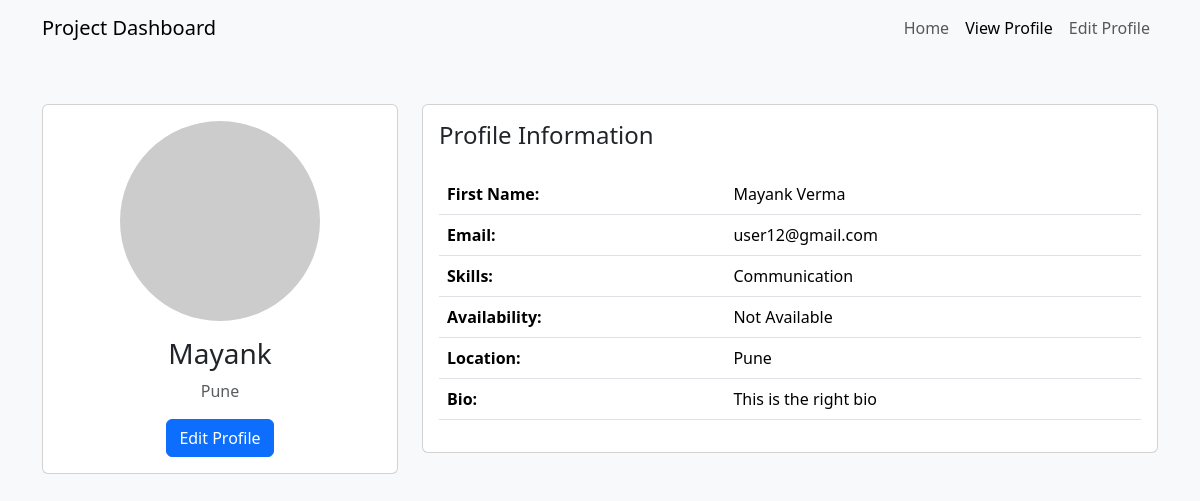
/my_profile/ (signed in), run on the app's committed database.
### account/models.py (models this page shows, shortened)
class UserProfile(models.Model):
    user = models.OneToOneField(User, on_delete=models.CASCADE)
    first_name = models.CharField(max_length=100)
    last_name = models.CharField(max_length=100)
    skills = models.CharField(max_length=300)
    availability = models.BooleanField(default=True)
    location = models.CharField(max_length=200)
    bio = models.TextField(blank=True, null=True)  # Additional field for biography

### account/views.py (the view)
# urls.py: path('my_profile/', Profile, name='Profile'),
@login_required
def Profile(request):
    try:
        user_profile = UserProfile.objects.get(user=request.user)
        print(request.user.email)
    except UserProfile.DoesNotExist:
        return render(request, 'profile_not_found.html')  # Or redirect to a suitable page
    context = {
        'user_profile': user_profile,
        'user_email': request.user.email
    }
    return render(request, 'profile_display.html', context)

### template/Profile_display.html (shortened to what this page needs)
<!DOCTYPE html>
<html lang="en">
<head>
    <link href="https://cdn.jsdelivr.net/npm/bootstrap@5.3.2/dist/css/bootstrap.min.css" rel="stylesheet">
</head>
<body class="bg-light">
    <nav class="navbar navbar-expand-lg navbar-light bg-light">
        <div class="container">
            <a class="navbar-brand" href="{% url 'dashboard' %}">Project Dashboard</a>
            <div class="collapse navbar-collapse" id="navbarNav">
                <ul class="navbar-nav ms-auto">
                    <li class="nav-item">
                        <a class="nav-link" href="{% url 'dashboard' %}">Home</a>
                    </li>
                    <li class="nav-item">
                        <a class="nav-link active" href="#">View Profile</a>
                    </li>
                    <li class="nav-item">
                        <a class="nav-link" href="{% url 'edit_profile' %}">Edit Profile</a>
                    </li>
                </ul>
            </div>
        </div>
    </nav>
    <div class="container mt-5">
        <div class="row">
            <div class="col-md-4 mb-4">
                <div class="card">
                    <div class="card-body text-center">
                        {% if profile.profile_picture %}
                            <img src="{{ profile.profile_picture.url }}" alt="Profile Picture" class="profile-picture mb-3">
                        {% else %}
                            <img src="https://via.placeholder.com/200" alt="Profile Picture" class="profile-picture mb-3">
                        {% endif %}
                        <h3 class="card-title">{{ user_profile.first_name }} {{ profiluser_profile.last_name }}</h3>
                        <p class="text-muted">{{ user_profile.location }}</p>
                        <a href="{% url 'edit_profile' %}" class="btn btn-primary">Edit Profile</a>
                    </div>
                </div>
            </div>
            <div class="col-md-8">
                <div class="card">
                    <div class="card-body">
                        <h4 class="card-title mb-4">Profile Information</h4>
                        <table class="table">
                            <tr>
                                <th>First Name:</th>
                                <td>{{ user_profile.first_name }} {{ user_profile.last_name }}</td>
                            </tr>
                            <tr>
                                <th>Email:</th>
                                <td>{{ user_email }}</td>
                            </tr>
                            <tr>
                                <th>Skills:</th>
                                <td>{{ user_profile.skills }}</td>
                            </tr>
                            <tr>
                                <th>Availability:</th>
                                <td>{% if profile.availability %}Available{% else %}Not Available{% endif %}</td>
                            </tr>
                            <tr>
                                <th>Location:</th>
                                <td>{{ user_profile.location }}</td>
                            </tr>
                            <tr>
                                <th>Bio:</th>
                                <td>{{ user_profile.bio|default:"No bio provided" }}</td>
                            </tr>
                        </table>
                    </div>
                </div>
            </div>
        </div>
    </div>
</body>
</html>

### template/Profile_display.html (style rules this page uses)
.profile-picture { width: 200px; height: 200px; object-fit: cover; border-radius: 50%; }

### data on the page
UserProfile: first_name "Mayank", location "Pune", last_name "Verma", skills "Communication", bio "This is the right bio"

### other printed values
{{ user_email }} "user12@gmail.com"
